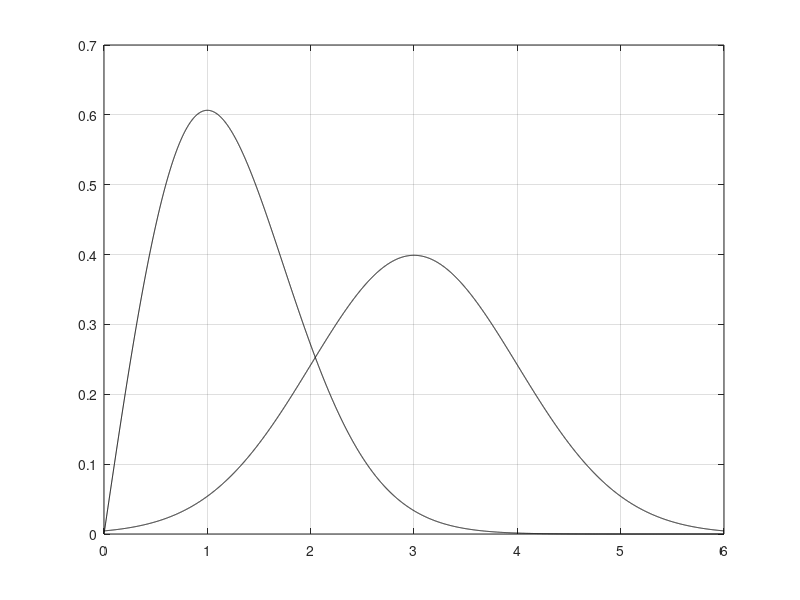

MATLAB code to generate this figure: (Note: this script raises an error after producing the figure.)
t=0:0.001:6;
psisq=1;
a=3;
ray=t.*exp(-(t.^2)./2.);
arg1=1./sqrt(2*pi);
arg2=-0.5.*((t-a).^2);
gau=arg1.*exp(arg2);
plot(t,ray,'k',t,gau,'k');
grid
gtext('Gaussian');
gtext('Rayleigh')
xlabel('x')
ylabel('Probability density')